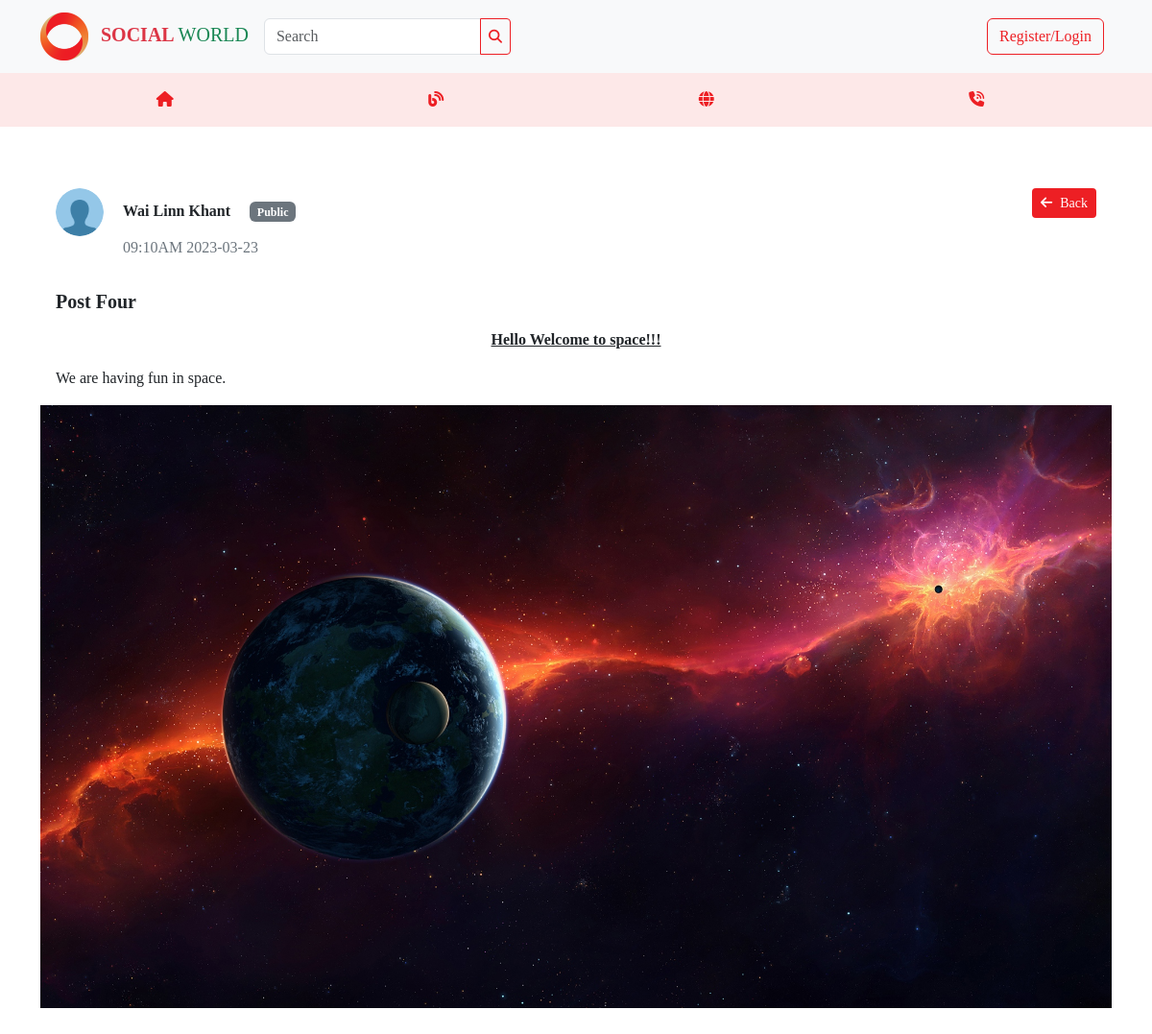
Screenshot of /index.php?page=detail&id=4 with the database file from the repository.
### tables this page shows
CREATE TABLE `posts` (
  `id` int(11) NOT NULL,
  `title` varchar(255) DEFAULT NULL,
  `post_img` varchar(255) DEFAULT NULL,
  `description` longtext DEFAULT NULL,
  `post_status` char(20) DEFAULT 'public',
  `created_by` int(11) DEFAULT NULL,
  `updated_by` int(11) DEFAULT NULL,
  `created_at` timestamp NOT NULL DEFAULT current_timestamp() ON UPDATE current_timestamp(),
  `updated_at` datetime NOT NULL DEFAULT current_timestamp()
);

CREATE TABLE `users` (
  `id` int(11) NOT NULL,
  `name` varchar(255) DEFAULT NULL,
  `email` varchar(255) DEFAULT NULL,
  `password` varchar(255) DEFAULT NULL,
  `profile` varchar(255) DEFAULT '1.png',
  `phone` varchar(255) DEFAULT NULL,
  `address` varchar(255) DEFAULT NULL,
  `gender` char(10) DEFAULT NULL,
  `position` varchar(255) DEFAULT NULL,
  `background` varchar(255) DEFAULT 'back-theme.jpg',
  `status` char(20) NOT NULL DEFAULT 'Approve',
  `role_id` int(11) DEFAULT NULL,
  `created_at` timestamp NOT NULL DEFAULT current_timestamp() ON UPDATE current_timestamp(),
  `updated_at` datetime NOT NULL DEFAULT current_timestamp()
);

### app/QueryBuilder.php (called while the page is built, shortened)
<?php
class QueryBuilder{
    private $conn;
    public function __construct($connection){
        $this->conn = $connection;
        return $this->conn;
    }
    public function get($table, $cols, $join, $where){
        $sql = "SELECT $cols FROM $table";
        if($join != null){
            $sql .= " $join";
        }
        if($where != null){
            $sql .= " WHERE $where";
        }
        $stmt = $this->conn->prepare($sql);
        $stmt->execute();
        $result = $stmt->fetch(PDO::FETCH_ASSOC);
        return $result;
    }
}
?>

### views/frontend/detail.php (the view, shortened to what this page needs)
<div class="container my-5">
    <div class="head p-3">
        <img src="./assets/profiles/<?= $post['profile'] ?>" width="50px" height="50px" class="rounded-circle me-3" alt="">
        <a class="text-decoration-none text-dark" href="index.php?page=userprofile&id=<?= $post['created_by'] ?>"><b><?= $post['name'] ?></b></a>
        <span class="badge text-bg-secondary ms-3"><?= $post['post_status'] ?></span>
        <a href="index.php" class="btn btn-sm btn-logo float-end"><i class="fas fa-arrow-left me-2"></i>Back</a>
        <p class="text-secondary" style="margin-left:70px;"><?= date("h:iA Y-m-d", strtotime($post['created_at'])) ?></p>
    </div>
    <div class="text px-3">
        <h5 class="pb-0 mb-0"><b><?= $post['title'] ?></b></h5>
        <p class="mt-0 pt-0"><?= $post["description"] ?></p>
    </div>
    <?php if(isset($post['post_img'])): ?>
        <img src="./assets/posts/<?= $post['post_img'] ?>" alt="" class="img-fluid w-100">
    <?php endif ?>
</div>

### assets/css/style.css (style rules this page uses)
* { font-family: Cambria, Cochin, Georgia, Times, 'Times New Roman', serif; }
.btn-logo { color: #fff; background-color: #ED1F24; }

### rows the page displays
posts: created_by.profile (picture), created_by.name "Wai Linn Khant", post_status "Public", created_at "09:10AM 2023-03-23", title "Post Four", description "Hello Welcome to space!!! We are having fun in space.", post_img (picture)
